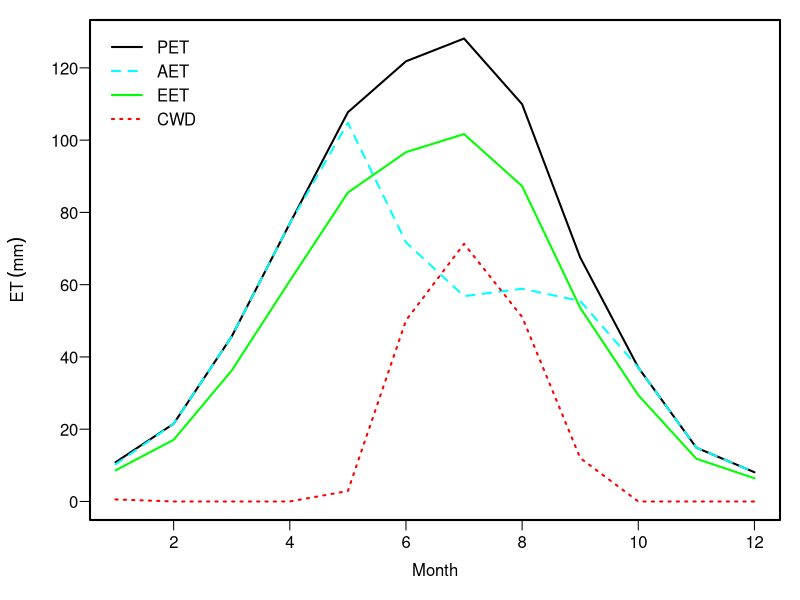
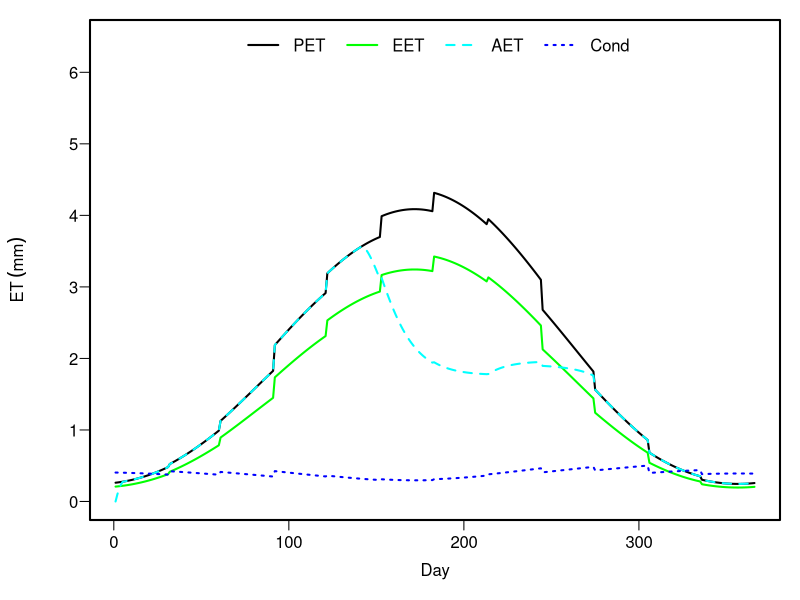
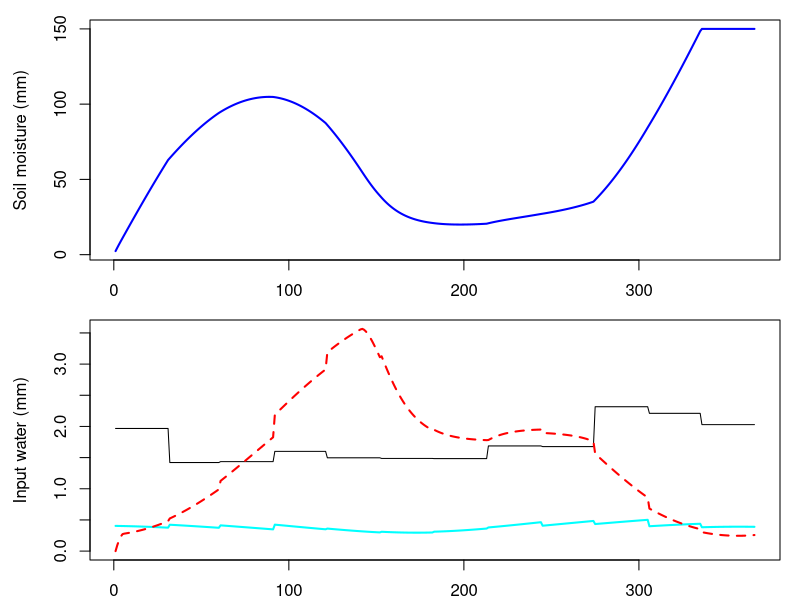

These figures' R source, in order:
# R-Studio 0.98
#
# stash.R
#
# written by Tyler W. Davis
# Imperial College London
#
# last updated: 2015-01-13
#
# ~~~~~~~~~~~~
# description:
# ~~~~~~~~~~~~
# This script runs the STASH 2.0 code for point-based data.
#
# ~~~~~~~~~~
# changelog:
# ~~~~~~~~~~
# 01. updated values and references for ka and kR [14.10.31]
# 02. fixed Cooper's and Spencer's declination angle equations [14.11.25]
# 03. replaced simplified_kepler with full_kepler method [14.11.25]
# 04. added berger_tls function [15.01.13]
# 05. reduced list of constants [15.01.13]
# 06. updated evap function (similar to stash.py EVAP class) [15.01.13]
# 07. updated monthly and daily results & process [15.01.13]
# 08. updated plots of results [15.01.13]
#
# \\\\\\\\\\\\\\\\\\\\\\\\\\\\\\\\\\\\\\\\\\\\\\\\\\\\\\\\\\\\\\\\\\\\\\\\\\\\\
#### Define functions #########################################################
# /////////////////////////////////////////////////////////////////////////////

# ************************************************************************
# * Name: evap
# *
# * Input: double, latitude, degrees (lat)
# *        double, day of year (n)
# *        double, elevation (elv)  *optional
# *        double, year (y)         *optional
# *        double, fraction of sunshine hours (sf)        *optional
# *        double, mean daily air temperature, deg C (tc) *optional
# *        double, evaporative supply rate, mm/hr (sw)    *optional
# *
# * Return: list object (et.srad)
# *         $nu_deg ............ true anomaly, degrees
# *         $lambda_deg ........ true longitude, degrees
# *         $dr ................ distance factor, unitless
# *         $delta_deg ......... declination angle, degrees
# *         $hs_deg ............ sunset angle, degrees
# *         $ra_j.m2 ........... daily extraterrestrial radiation, J/m^2
# *         $tau ............... atmospheric transmittivity, unitless
# *         $ppfd_mol.m2 ....... daily PPFD, mol/m^2
# *         $hn_deg ............ net radiation hour angle, degrees
# *         $rn_j.m2 ........... daily net radiation, J/m^2
# *         $rnn_j.m2 .......... daily nighttime net radiation, J/m^2
# *         $econ_m3.j ......... water to energy conversion, m^3/J
# *         $cond_mm ........... daily condensation, mm
# *         $eet_mm ............ daily equilibrium ET, mm
# *         $pet_mm ............ daily potential ET, mm
# *         $hi_deg ............ intersection hour angle, degrees
# *         $aet_mm ............ daily actual ET, mm
# *
# * Features: This function calculates daily evaporation rates.
# *
# *           Depends on:
# *           - kalb_sw ........ shortwave albedo
# *           - kalb_vis ....... visible light albedo
# *           - kb ............. empirical constant for longwave rad
# *           - kc ............. empirical constant for shortwave rad
# *           - kd ............. empirical constant for shortwave rad
# *           - ke ............. eccentricity
# *           - keps ........... obliquity
# *           - kfFEC .......... from-flux-to-energy conversion, umol/J
# *           - kGsc ........... solar constant
# *           - kw ............. entrainment factor for PET
# *           - berger_tls() ... calc true anomaly and longitude
# *           - dcos() ......... cos(x*pi/180), where x is in degrees
# *           - dsin() ......... sin(x*pi/180), where x is in degrees
# *           - density_h2o() .. density of water
# *           - elv2pres() ..... elevation dependent atm. pressure
# *           - enthalpy_vap() . latent heat of vaporization
# *           - julian_day() ... date to julian day
# *           - psychro() ...... psychrometric constant
# *           - sat_slope() .... slope of sat. pressure temp curve
# *
# * Ref's:
# * Allen, R.G. (1996), Assessing integrity of weather data for reference
# *   evapotranspiration estimation, Journal of Irrigation and Drainage
# *   Engineering, vol. 122, pp. 97--106.
# * Allen, R.G., L.S. Pereira, D. Raes, M. Smith (1998), 'Meteorological 
# *   data,' Crop evapotranspiration - Guidelines for computing crop water 
# *   requirements - FAO Irrigation and drainage paper 56, Food and 
# *   Agriculture Organization of the United Nations, Available:
# *   http://www.fao.org/docrep/x0490e/x0490e07.htm
# * Berger, A.L. (1978), Long-term variations of daily insolation and 
# *   quarternary climatic changes, Journal of Atmospheric Sciences, 
# *   vol. 35, pp. 2362--2367.
# * Berger, A.L., M.F. Loutre, and C. Tricot (1993), Insolation and 
# *   Earth's orbital periods, J. Geophys. Res., 98, 10341--10362.
# * Duffie, J. A. and W. A. Beckman (1991). Solar engineering of thermal 
# *   processes. 4th ed. New Jersey: John Wiley and Sons
# * Federer (1982), Transpirational supply and demand: plant, soil, and 
# *   atmospheric effects evaluated by simulation, Water Resources 
# *   Research, vol. 18, no. 2, pp. 355--362.
# * Ge, S., R.G. Smith, C.P. Jacovides, M.G. Kramer, R.I. Carruthers 
# *   (2011), Dynamics of photosynthetic photon flux density (PPFD) and 
# *   estimates in coastal northern California, Theoretical and Applied 
# *   Climatology, vol. 105, pp. 107--118.
# * Henderson-Sellers, B. (1984), A new formula for latent heat of
# *   vaporization of water as a function of temperature, Quarterly
# *   Journal of the Royal Meteorological Society 110, pp. 1186–1190
# * Linacre (1968), Estimating the net-radiation flux, Agricultural 
# *   Meteorology, vol. 5, pp. 49--63.
# * Prentice, I.C., M.T. Sykes, W. Cramer (1993), A simulation model for 
# *   the transient effects of climate change on forest landscapes, 
# *   Ecological Modelling, vol. 65, pp. 51--70.
# * Priestley, C.H.B. and R.J. Taylor (1972), On the assessment of surface 
# *   heat flux and evaporation using large-scale parameters, Monthly  
# *   Weather Review, vol. 100 (2), pp. 81--92.
# * Spencer, J. W. (1971). “Fourier series representation of the position 
# *   of the sun”. In: Search 2, p. 172.
# * Stine, W. B. and M. Geyer (2001). “Power from the Sun”. In: Available 
# *   online: http://www.powerfromthesun.net/Book/chapter03/chapter03.
# * Wetherald, R.T., S. Manabe (1972), Response to joint ocean-atmosphere 
# *   model to the seasonal variation of the solar radiation, Monthly 
# *   Weather Review, vol. 100 (1), pp. 42--59.
# * Woolf, H. M. (1968). On the computation of solar evaluation angles 
# *   and the determination of sunrise and sunset times. Tech. rep. 
# *   NASA-TM-X-164. National Aeronautics and Space Administration (NASA).
# *
# ************************************************************************
evap <- function(lat, n, elv=0, y=0, sf=1, tc=23.0, sw=1.0){
  # ~~~~~~~~~~~~~~~~~~~~~~~~~ FUNCTION WARNINGS ~~~~~~~~~~~~~~~~~~~~~~~~~~~~ #
  if (lat > 90 || lat < -90){
    stop("Warning: Latitude outside range of validity (-90 to 90)!")
  }
  if (n < 1 || n > 366){
    stop("Warning: Day outside range of validity (1 to 366)!")
  }
  #
  # ~~~~~~~~~~~~~~~~~~~~~~~~~ FUNCTION VARIABLES ~~~~~~~~~~~~~~~~~~~~~~~~~~~~ #
  et.srad <- list()
  #
  # ~~~~~~~~~~~~~~~~~~~~~~~~~~~~~~~~~~~~~~~~~~~~~~~~~~~~~~~~~~~~~~~~~~~~~~~~~~~
  # 01. Calculate the number of days in yeark (kN), days
  # ~~~~~~~~~~~~~~~~~~~~~~~~~~~~~~~~~~~~~~~~~~~~~~~~~~~~~~~~~~~~~~~~~~~~~~~~~~~
  if (y == 0){
    kN = 365
  } else {
    kN = (julian_day(y+1, 1, 1) - julian_day(y, 1, 1))
  }
  #
  # ~~~~~~~~~~~~~~~~~~~~~~~~~~~~~~~~~~~~~~~~~~~~~~~~~~~~~~~~~~~~~~~~~~~~~~~~~~~
  # 02. Calculate heliocentric longitudes (nu and lambda), degrees
  # ~~~~~~~~~~~~~~~~~~~~~~~~~~~~~~~~~~~~~~~~~~~~~~~~~~~~~~~~~~~~~~~~~~~~~~~~~~~
  my_helio <- berger_tls(n, kN)
  my_nu <- my_helio[1]
  my_lambda <- my_helio[2]
  #
  et.srad$nu_deg <- my_nu
  et.srad$lambda_deg <- my_lambda
  #
  # ~~~~~~~~~~~~~~~~~~~~~~~~~~~~~~~~~~~~~~~~~~~~~~~~~~~~~~~~~~~~~~~~~~~~~~~~~~~
  # 03. Calculate distance factor (dr), unitless
  # ~~~~~~~~~~~~~~~~~~~~~~~~~~~~~~~~~~~~~~~~~~~~~~~~~~~~~~~~~~~~~~~~~~~~~~~~~~~
  my_rho <- (1 - ke^2)/(1 + ke*dcos(my_nu))
  dr <- (1/my_rho)^2
  #
  et.srad$dr <- dr
  #
  # ~~~~~~~~~~~~~~~~~~~~~~~~~~~~~~~~~~~~~~~~~~~~~~~~~~~~~~~~~~~~~~~~~~~~~~~~~~~
  # 04. Calculate the declination angle (delta), degrees
  # ~~~~~~~~~~~~~~~~~~~~~~~~~~~~~~~~~~~~~~~~~~~~~~~~~~~~~~~~~~~~~~~~~~~~~~~~~~~
  delta <- asin(dsin(my_lambda)*dsin(keps))
  delta <- delta*(180/pi)
  #
  et.srad$delta_deg <- delta
  #
  # ~~~~~~~~~~~~~~~~~~~~~~~~~~~~~~~~~~~~~~~~~~~~~~~~~~~~~~~~~~~~~~~~~~~~~~~~~~~
  # 05. Calculate variable substitutes (u and v), unitless
  # ~~~~~~~~~~~~~~~~~~~~~~~~~~~~~~~~~~~~~~~~~~~~~~~~~~~~~~~~~~~~~~~~~~~~~~~~~~~
  ru <- dsin(delta)*dsin(lat)
  rv <- dcos(delta)*dcos(lat)
  #
  # ~~~~~~~~~~~~~~~~~~~~~~~~~~~~~~~~~~~~~~~~~~~~~~~~~~~~~~~~~~~~~~~~~~~~~~~~~~~
  # 06. Calculate the sunset hour angle (hs), degrees
  # ~~~~~~~~~~~~~~~~~~~~~~~~~~~~~~~~~~~~~~~~~~~~~~~~~~~~~~~~~~~~~~~~~~~~~~~~~~~
  # Note: u/v == tan(delta)*tan(lat) 
  if (ru/rv >= 1.0){
    hs <- 180  # Polar day (no sunset)
  } else if (ru/rv <= -1.0){ 
    hs <- 0 # Polar night (no sunrise)
  } else {
    hs <- acos(-1.0*ru/rv)
    hs <- hs*(180.0/pi)
  }
  et.srad$hs_deg <- hs
  #
  # ~~~~~~~~~~~~~~~~~~~~~~~~~~~~~~~~~~~~~~~~~~~~~~~~~~~~~~~~~~~~~~~~~~~~~~~~~~~
  # 07. Calculate daily extraterrestrial radiation (ra_d), J/m^2
  # ~~~~~~~~~~~~~~~~~~~~~~~~~~~~~~~~~~~~~~~~~~~~~~~~~~~~~~~~~~~~~~~~~~~~~~~~~~~
  # ref: Eq. 1.10.3, Duffy & Beckman (1993)
  ra_d <- (86400.0/pi)*kGsc*dr*(ru*(pi/180)*hs + rv*dsin(hs))
  et.srad$ra_j.m2 <- ra_d
  #
  # ~~~~~~~~~~~~~~~~~~~~~~~~~~~~~~~~~~~~~~~~~~~~~~~~~~~~~~~~~~~~~~~~~~~~~~~~~~~
  # 08. Calculate transmittivity (tau), unitless
  # ~~~~~~~~~~~~~~~~~~~~~~~~~~~~~~~~~~~~~~~~~~~~~~~~~~~~~~~~~~~~~~~~~~~~~~~~~~~
  # ref:  Eq. 11, Linacre (1968): tau_o
  #       Eq. 2, Allen (1996): tau
  tau_o <- (kc + kd*sf)
  tau <- tau_o*(1 + (2.67e-5)*elv)
  #
  et.srad$tau <- tau
  #
  # ~~~~~~~~~~~~~~~~~~~~~~~~~~~~~~~~~~~~~~~~~~~~~~~~~~~~~~~~~~~~~~~~~~~~~~~~~~~
  # 09. Calculate daily PPFD (ppfd_d), mol/m^2
  # ~~~~~~~~~~~~~~~~~~~~~~~~~~~~~~~~~~~~~~~~~~~~~~~~~~~~~~~~~~~~~~~~~~~~~~~~~~~
  ppfd_d <- (1.0e-6)*kfFEC*(1 - kalb_vis)*tau*ra_d
  et.srad$ppfd_mol.m2 <- ppfd_d
  #
  # ~~~~~~~~~~~~~~~~~~~~~~~~~~~~~~~~~~~~~~~~~~~~~~~~~~~~~~~~~~~~~~~~~~~~~~~~~~~
  # 10. Estimate net longwave radiation (rnl), W/m^2
  # ~~~~~~~~~~~~~~~~~~~~~~~~~~~~~~~~~~~~~~~~~~~~~~~~~~~~~~~~~~~~~~~~~~~~~~~~~~~
  rnl <- (kb + (1.0 - kb)*sf)*(kA - tc)
  #
  # ~~~~~~~~~~~~~~~~~~~~~~~~~~~~~~~~~~~~~~~~~~~~~~~~~~~~~~~~~~~~~~~~~~~~~~~~~~~
  # 11. Calculate variable substitue (rw), W/m^2
  # ~~~~~~~~~~~~~~~~~~~~~~~~~~~~~~~~~~~~~~~~~~~~~~~~~~~~~~~~~~~~~~~~~~~~~~~~~~~
  rw <- (1 - kalb_sw)*tau*kGsc*dr
  #
  # ~~~~~~~~~~~~~~~~~~~~~~~~~~~~~~~~~~~~~~~~~~~~~~~~~~~~~~~~~~~~~~~~~~~~~~~~~~~
  # 12. Calculate net radiation cross-over angle (hn), degrees
  # ~~~~~~~~~~~~~~~~~~~~~~~~~~~~~~~~~~~~~~~~~~~~~~~~~~~~~~~~~~~~~~~~~~~~~~~~~~~
  if ((rnl - rw*ru)/(rw*rv) >= 1.0){
    hn <- 0  # Net radiation is negative all day
  } else if ((rnl - rw*ru)/(rw*rv) <= -1.0){ 
    hn <- 180 # Net radiation is positive all day
  } else {
    hn <- acos((rnl - rw*ru)/(rw*rv))
    hn <- hn*(180/pi)
  }
  et.srad$hn_deg <- hn
  #
  # ~~~~~~~~~~~~~~~~~~~~~~~~~~~~~~~~~~~~~~~~~~~~~~~~~~~~~~~~~~~~~~~~~~~~~~~~~~~
  # 13. Calculate daytime net radiation (rn_d), J/m^2
  # ~~~~~~~~~~~~~~~~~~~~~~~~~~~~~~~~~~~~~~~~~~~~~~~~~~~~~~~~~~~~~~~~~~~~~~~~~~~
  rn_d <- (86400.0/pi)*(hn*(pi/180)*(rw*ru - rnl) + rw*rv*dsin(hn))
  et.srad$rn_j.m2 <- rn_d
  #
  # ~~~~~~~~~~~~~~~~~~~~~~~~~~~~~~~~~~~~~~~~~~~~~~~~~~~~~~~~~~~~~~~~~~~~~~~~~~~
  # 14. Calculate nighttime net radiation (rnn_d), J/m^2
  # ~~~~~~~~~~~~~~~~~~~~~~~~~~~~~~~~~~~~~~~~~~~~~~~~~~~~~~~~~~~~~~~~~~~~~~~~~~~
  rnn_d <- (86400.0/pi)*(
    rw*ru*(hs - hn)*(pi/180) + rw*rv*(dsin(hs) - dsin(hn)) + 
      rnl*(pi - 2*hs*(pi/180) + hn*(pi/180))
  )
  et.srad$rnn_j.m2 <- rnn_d
  #
  # ~~~~~~~~~~~~~~~~~~~~~~~~~~~~~~~~~~~~~~~~~~~~~~~~~~~~~~~~~~~~~~~~~~~~~~~~~~~
  # 15. Calculate water-to-energy conversion (econ), m^3/J
  # ~~~~~~~~~~~~~~~~~~~~~~~~~~~~~~~~~~~~~~~~~~~~~~~~~~~~~~~~~~~~~~~~~~~~~~~~~~~
  # Slope of saturation vap press temp curve, Pa/K
  s <- sat_slope(tc)
  # Enthalpy of vaporization, J/kg
  lv <- enthalpy_vap(tc)
  # Density of water, kg/m^3
  pw <- density_h2o(tc, elv2pres(elv))
  # Psychrometric constant, Pa/K
  g <- psychro(tc, elv2pres(elv))
  #
  econ <- s/(lv*pw*(s + g))
  et.srad$econ_m3.j <- econ
  #
  # ~~~~~~~~~~~~~~~~~~~~~~~~~~~~~~~~~~~~~~~~~~~~~~~~~~~~~~~~~~~~~~~~~~~~~~~~~~~
  # 16. Calculate daily condensation (wc), mm
  # ~~~~~~~~~~~~~~~~~~~~~~~~~~~~~~~~~~~~~~~~~~~~~~~~~~~~~~~~~~~~~~~~~~~~~~~~~~~
  wc <- (1e3)*econ*abs(rnn_d)
  et.srad$cond_mm <- wc
  #
  # ~~~~~~~~~~~~~~~~~~~~~~~~~~~~~~~~~~~~~~~~~~~~~~~~~~~~~~~~~~~~~~~~~~~~~~~~~~~
  # 17. Estimate daily equilibrium evapotranspiration (eet_d), mm
  # ~~~~~~~~~~~~~~~~~~~~~~~~~~~~~~~~~~~~~~~~~~~~~~~~~~~~~~~~~~~~~~~~~~~~~~~~~~~
  eet_d <- (1e3)*econ*rn_d
  et.srad$eet_mm <- eet_d
  #
  # ~~~~~~~~~~~~~~~~~~~~~~~~~~~~~~~~~~~~~~~~~~~~~~~~~~~~~~~~~~~~~~~~~~~~~~~~~~~
  # 18. Estimate daily potential evapotranspiration (pet_d), mm
  # ~~~~~~~~~~~~~~~~~~~~~~~~~~~~~~~~~~~~~~~~~~~~~~~~~~~~~~~~~~~~~~~~~~~~~~~~~~~
  pet_d <- (1.0 + kw)*eet_d
  et.srad$pet_mm <- pet_d
  #
  # ~~~~~~~~~~~~~~~~~~~~~~~~~~~~~~~~~~~~~~~~~~~~~~~~~~~~~~~~~~~~~~~~~~~~~~~~~~~
  # 19. Calculate variable substitute (rx), (mm/hr)/(W/m^2)
  # ~~~~~~~~~~~~~~~~~~~~~~~~~~~~~~~~~~~~~~~~~~~~~~~~~~~~~~~~~~~~~~~~~~~~~~~~~~~
  rx <- (3.6e6)*(1.0 + kw)*econ
  #
  # ~~~~~~~~~~~~~~~~~~~~~~~~~~~~~~~~~~~~~~~~~~~~~~~~~~~~~~~~~~~~~~~~~~~~~~~~~~~
  # 20. Calculate the intersection hour angle (hi), degrees
  # ~~~~~~~~~~~~~~~~~~~~~~~~~~~~~~~~~~~~~~~~~~~~~~~~~~~~~~~~~~~~~~~~~~~~~~~~~~~
  cos_hi <- sw/(rw*rv*rx) + rnl/(rw*rv) - ru/rv
  if (cos_hi >= 1.0){
    hi <- 0.0       # supply exceeds demand
  } else if (cos_hi <= -1.0){
    hi <- 180.0     # supply limits demand everywhere
  } else {
    hi <- acos(cos_hi)
    hi <- hi*(180/pi)
  }
  et.srad$hi_deg <- hi
  #
  # ~~~~~~~~~~~~~~~~~~~~~~~~~~~~~~~~~~~~~~~~~~~~~~~~~~~~~~~~~~~~~~~~~~~~~~~~~~~
  # 21. Estimate daily actual evapotranspiration (aet_d), mm
  # ~~~~~~~~~~~~~~~~~~~~~~~~~~~~~~~~~~~~~~~~~~~~~~~~~~~~~~~~~~~~~~~~~~~~~~~~~~~
  aet_d <- (24/pi)*(
    sw*hi*(pi/180) + 
      rx*rw*rv*(dsin(hn) - dsin(hi)) + 
      (rx*rw*ru - rx*rnl)*(hn - hi)*(pi/180)
  )
  #
  et.srad$aet_mm <- aet_d
  #
  # ~~~~~~~~~~~~~~~~~~~~~~~~~~~~ RETURN VALUES ~~~~~~~~~~~~~~~~~~~~~~~~~~~~~~ #
  et.srad
}

# ************************************************************************
# * Name: berger_tls
# *
# * Input: double, day of year (n)
# *        double, days in year (N)
# *
# * Return: numeric list, true anomaly and true longitude
# *
# * Features: Returns true anomaly and true longitude for a given day.
# *
# *           Depends on:
# *           - ke ............. eccentricity of earth's orbit, unitless
# *           - komega ......... longitude of perihelion
# *
# * Ref: Berger, A. L. (1978), Long term variations of daily insolation
# *      and quaternary climatic changes, J. Atmos. Sci., 35, 2362-2367.
# ************************************************************************
berger_tls <- function(n, N){
  # Variable substitutes:
  xee <- ke^2
  xec <- ke^3
  xse <- sqrt(1 - ke^2)
  pir <- pi/180.0
  #
  # Mean longitude for vernal equinox:
  xlam <- (ke/2.0 + xec/8.0)*(1 + xse)*sin(komega*pir) - 
    xee/4.0*(0.5 + xse)*sin(2.0*komega*pir) + 
    xec/8.0*(1.0/3.0 + xse)*sin(3.0*komega*pir)
  xlam <- 2.0*xlam/pir
  #
  # Mean longitude for day of year:
  dlamm <- xlam + (n - 80.0)*(360.0/N)
  #
  # Mean anomaly:
  anm <- dlamm - komega
  ranm <- anm*pir
  #
  # True anomaly (uncorrected):
  ranv <- ranm + (2.0*ke - xec/4.0)*sin(ranm) +
    5.0/4.0*xee*sin(2.0*ranm) + 
    13.0/12.0*xec*sin(3.0*ranm)
  anv <- ranv/pir
  #
  # True longitude:
  my_tls <- anv + komega
  if (my_tls < 0){
    my_tls <- my_tls + 360
  } else if (my_tls > 360) {
    my_tls <- my_tls - 360
  }
  #
  # True anomaly:
  my_nu <- my_tls - komega
  if (my_nu < 0){
    my_nu <- my_nu + 360
  }
  return (c(my_nu, my_tls))
}

# ************************************************************************
# * Name: julian_day
# *
# * Input: double, year (y) 
# *        double, month (m) 
# *        double, day of month (i)
# *
# * Return: double, Julian day
# *
# * Features: This function converts a date in the Gregorian calendar
# *           to a Julian day number (i.e., a method of consecutative 
# *           numbering of days---does not have anything to do with 
# *           the Julian calendar!)
# *
# * Ref: Eq. 7.1 J. Meeus (1991), Chapter 7 "Julian Day", 
# *      Astronomical Algorithms
# ************************************************************************
julian_day <- function(y, m, i){
  if(m <= 2){
    y <- y - 1
    m <- m + 12
  }
  a <- floor(y/100)
  b <- 2 - a + floor(a/4)
  # 
  jde <- floor(365.25*(y + 4716)) + floor(30.6001*(m + 1)) + i + b - 1524.5
  return(jde)
}

# ************************************************************************
# * Name: dcos
# *
# * Input: double (d), angle in degrees
# *
# * Return: double, cosine of angle
# *
# * Features: This function calculates the cosine of an angle (d) given
# *           in degrees.
# *
# * Note: This script is based on the Javascript function written by
# *       C Johnson, Theoretical Physicist, Univ of Chicago
# *
# *       'Equation of Time' URL: http://mb-soft.com/public3/equatime.html
# *       Javascript URL: http://mb-soft.com/believe/txx/astro22.js
# ************************************************************************
dcos <- function(d) {
  cos(d*pi/180)
}

# ************************************************************************
# * Name: dsin
# *
# * Input: double (d), angle in degrees
# *
# * Return: double, sine of angle
# *
# * Features: This function calculates the sine of an angle (d) given
# *           in degrees.
# ************************************************************************
dsin <- function(d) {
  sin(d*pi/180)
}

# ************************************************************************
# * Name: elv2pres
# *
# * Input: double (z), meters
# *
# * Return: double, Pa
# *
# * Features: This function calculates the elevation dependent 
# *           atmospheric pressure, Pa
# *
# *           Depends on:
# *           - kPo ............ base pressure, Pa
# *           - kTo ............ base temperature, C
# *           - kL ............. temperature lapse rate, K/m
# *           - kR ............. universal gas constant, J/mol/K
# *           - kMa ............ molecular weight of dry air, kg/mol
# *           - kG ............. gravity, m/s^2
# *
# * Ref: Cavcar (2000), The International Standard Atmosphere (ISA), 
# *        Anadolu University, Turkey.
# ************************************************************************
elv2pres <- function(z){
  kPo*(1 - kL*z/kTo)^(kG*kMa/(kR*kL))
}

# ************************************************************************
# * Name: sat_slope
# *
# * Input: double (tc), degrees C
# *
# * Return: double, Pa/K
# *
# * Features: This function calculates the temperature-dependent slope of
# *           the saturation pressure temperature curve using the 
# *           methodology presented in the eMast energy.cpp script
# *
# * Ref: Eq. 6, Prentice et al. (1993); 
# *      Eq. 13, Allen et al. (1998)
# ************************************************************************
sat_slope <- function(tc){
  (17.269)*(237.3)*(610.78)*exp(17.269*tc/(237.3 + tc))/(237.3 + tc)^2
}

# ************************************************************************
# * Name: enthalpy_vap
# *
# * Input: double (tc), degrees C
# *
# * Return: double, J/kg
# *
# * Features: This function calculates the temperature-dependent enthalpy
# *           of vaporization (latent heat of vaporization)
# *
# * Ref: Eq. 8, Henderson-Sellers (1984), A new formula for latent heat
# *      of vaporization of water as a function of temperature, Quarterly 
# *      Journal of the Royal Meteorological Society, vol. 110, pp. 1186--
# *      1190.
# ************************************************************************
enthalpy_vap <- function(tc){
  1.91846e6*((tc + 273.15)/(tc + 273.15 - 33.91))^2
}

# ************************************************************************
# * Name: density_h2o
# *
# * Input: double (tc), air temperature, degrees C
# *        double (pa), atm pressure, Pa
# *
# * Return: double, kg/m^3
# *
# * Features: This function calculates the temperature and pressure 
#             dependent density of pure water
# *
# * Ref: Chen, C.T., R.A. Fine, and F.J. Millero (1977), The equation 
#          of state of pure water determined from sound speeds, The 
#          Journal of Chemical Physics 66, 2142; 
#          doi: 10.1063/1.434179
# ************************************************************************
density_h2o <- function(tc, pa){
  # Calculate density of water at 1 atm, g/cm^3
  po <- 0.99983952 + 
    (6.788260e-5)*tc + 
    -(9.08659e-6)*tc*tc +
    (1.022130e-7)*tc*tc*tc + 
    -(1.35439e-9)*tc*tc*tc*tc +
    (1.471150e-11)*tc*tc*tc*tc*tc +
    -(1.11663e-13)*tc*tc*tc*tc*tc*tc + 
    (5.044070e-16)*tc*tc*tc*tc*tc*tc*tc + 
    -(1.00659e-18)*tc*tc*tc*tc*tc*tc*tc*tc
  #
  # Calculate the bulk modulus of water at 1 atm, atm
  ko <- 19652.17 +
    148.1830*tc + 
    -2.29995*tc*tc + 
    0.01281*tc*tc*tc + 
    -(4.91564e-5)*tc*tc*tc*tc + 
    (1.035530e-7)*tc*tc*tc*tc*tc
  #
  # Calculate temperature-dependend coefficients
  ca <- 3.26138 + 
    (5.223e-4)*tc + 
    (1.324e-4)*tc*tc + 
    -(7.655e-7)*tc*tc*tc + 
    (8.584e-10)*tc*tc*tc*tc
  cb <- (7.2061e-5) +
    -(5.8948e-6)*tc + 
    (8.69900e-8)*tc*tc + 
    -(1.0100e-9)*tc*tc*tc + 
    (4.3220e-12)*tc*tc*tc*tc
  #
  #
  # Convert pressure to bar (1 bar = 100000 Pa)
  pbar <- (1e-5)*pa
  #
  pw <- (1e3)*po*(ko + ca*pbar + cb*pbar^2)/(ko + ca*pbar + cb*pbar^2 - pbar)
  return(pw)
}

# ************************************************************************
# * Name: psychro
# *
# * Input: double (tc), air temperature, degrees C
# *        double (pa), atm pressure, Pa
# *
# * Return: double, Pa/K
# *
# * Features: This function calculates the temperature and pressure 
# *           dependent psychrometric constant
# *
# *           Depends on:
# *           - enthalpy_vap() . calculates latent heat of vaporization
# *
# * Ref: Temperature dependency of psychrometric constant (Eq. 8):
# *      Allen, R.G., L.S. Pereira, D. Raes, M. Smith (1998), 
# *        'Meteorological data,' Crop evapotranspiration - Guidelines 
# *        for computing crop water requirements - FAO Irrigation and 
# *        drainage paper 56, Food and Agriculture Organization of the 
# *        United Nations, Available: 
# *        http://www.fao.org/docrep/x0490e/x0490e07.htm
# *
# *     Pressure dependency of psychrometric constant (i.e., Cp):
# *     Tsilingris (2008), Thermophysical and transport properties of 
# *       humid air at temperature range between 0 and 100 °C, Energy 
# *       Conversion and Management, vol. 49, pp. 1098--1110.
# ************************************************************************
psychro <- function(tc, pa){
  # Calculate the specific heat capacity of water, J/kg/K
  cp <- 1.0045714270 +
    (2.050632750e-3)*tc -
    (1.631537093e-4)*tc*tc +
    (6.212300300e-6)*tc*tc*tc -
    (8.830478888e-8)*tc*tc*tc*tc +
    (5.071307038e-10)*tc*tc*tc*tc*tc
  cp <- (1e3)*cp
  #
  # # Calculate latent heat of vaporization, J/kg
  lv <- enthalpy_vap(tc)
  # 
  # # Calculate psychrometric constant, Pa/K
  return(cp*kMa*pa/(kMv*lv))
}

# \\\\\\\\\\\\\\\\\\\\\\\\\\\\\\\\\\\\\\\\\\\\\\\\\\\\\\\\\\\\\\\\\\\\\\\\\\\\\
#### Define constants #########################################################
# /////////////////////////////////////////////////////////////////////////////
# NOTE: orbital parameters: eccentricity, obliquity, and longitude of the 
# perihelion, are assumed constant while they infact vary slightly over time.
# There are methods for their calculation (e.g., Meeus, 1991). Eccentricity 
# varies 0.005--0.072 and is decreasing at rate of 0.00004 per century. 
# Obliquity varies 22.1--24.5 degrees with a period of ~41000 years.
# 
kA <- 107             # constant for Rl (Monteith & Unsworth, 1990)
kalb_sw <- 0.17       # shortwave albedo (Federer, 1968)
kalb_vis <- 0.03      # visible light albedo (Sellers, 1985)
kb <- 0.20            # constant for Rl (Linacre, 1968; Kramer, 1957)
kc <- 0.25            # constant for Rs (Linacre, 1968)
kCw <- 1.05           # supply constant, mm/hr (Federer, 1982)
kd <- 0.50            # constant for Rs (Linacre, 1968)
ke <- 0.01670         # eccentricity of earth's orbit, 2000CE (Berger 1978)
keps <- 23.44         # obliquity of earth's elliptic, 2000CE (Berger 1978)
kfFEC <- 2.04         # from-flux-to-energy, umol/J (Meek et al., 1984)
kG <- 9.80665         # gravitational acceleration, m/s^2 (Allen, 1973)
kGsc <- 1360.8        # solar constant, W/m^2 (Kopp & Lean, 2011)
kL <- 0.0065          # adiabatic lapse rate, K/m (Cavcar, 2000)
kMa <- 0.028963       # molecular weight of dry air, kg/mol (Tsilingiris, 2008)
kMv <- 0.01802        # mol. weight of water vapor, kg/mol (Tsilingiris, 2008)
komega <- 283         # lon. of perihelion, degrees, 2000CE (Berger, 1978)
kSecInDay <- 86400    # number of seconds in a day
kPo <- 101325         # standard atmosphere, Pa (Allen, 1973)
kR <- 8.3143          # universal gas constant, J/mol/K (Allen, 1973)
kTo <- 298.15         # base temperature (25 deg C), K (I.C. Prentice)
kWm <- 150            # soil moisture capacity, mm (Cramer-Prentice, 1988)
kw <- 0.26            # PET entrainment, (1+kw)*EET (Priestley-Taylor, 1972)

# \\\\\\\\\\\\\\\\\\\\\\\\\\\\\\\\\\\\\\\\\\\\\\\\\\\\\\\\\\\\\\\\\\\\\\\\\\\\\
#### STASH 2.0 ################################################################
# /////////////////////////////////////////////////////////////////////////////
if (0){
  my_evap <- evap(-0.641, 51.4, 172, 74, 2001, 0.43, 17.3, 0.5)
}

# Define constants:
my_lon <- -0.641
my_lat <- 51.4
my_elv <- 74

# Average Climate Data, Met Office (Ascot Racecourse)
# [http://www.metoffice.gov.uk/public/weather/climate/gcps2xe58]
# * total sunshine hours from Doorenbos & Pruitt (1977), Table 3
#   $fsun, unitless
#   $tair, deg C
#   $pre, mm
DATA <- matrix(nrow=12, ncol=3)
DATA <- as.data.frame(DATA)
names(DATA) <- c('fsun', 'tair', 'pre')
DATA$fsun <- c(0.21, 0.27, 0.30, 0.40, 0.39, 0.39, 0.40, 0.43, 0.36, 0.32, 0.23, 0.19)
DATA$tair <- c(4.80, 4.85, 7.10, 9.10, 12.4, 15.3, 17.6, 17.3, 14.6, 11.2, 7.55, 5.05)
DATA$pre  <- c(61.0, 41.2, 44.5, 48.0, 46.4, 44.6, 46.0, 52.3, 50.3, 71.8, 66.3, 62.9)

# Initialize daily results:
daily_totals <- matrix(data=rep(0, 3660), nrow=366, ncol=10)
daily_totals <- as.data.frame(daily_totals)
names(daily_totals) <- c('ho',   # daily solar irradiation, J/m2 
                         'hn',   # daily net radiation, J/m2
                         'qn',   # daily PPFD, mol/m2
                         'cn',   # daily condensation, mm
                         'wn',   # daily soil moisture, mm
                         'pn',   # daily precipitation, mm
                         'ro',   # daily runoff, mm
                         'eq_n', # daily equilibrium ET, mm
                         'ep_n', # daily potential ET, mm
                         'ea_n') # daily actual ET, mm

# Initialize monthly results:
monthly_totals <- matrix(data=rep(0, 72), nrow=12, ncol=6)
monthly_totals <- as.data.frame(monthly_totals)
names(monthly_totals) <- c("eq_m",  # monthly equilibrium ET, mm 
                           "ep_m",  # monthly potential ET, mm
                           "ea_m",  # monthly actual ET, mm 
                           "cpa",   # Cramer-Prentice alpha, unitless 
                           "cwd",   # climatic water deficit, mm 
                           "q_m")   # monthly PPFD, mol/m2

# Calculate days in the year
y <- 2000
ny <- julian_day(y+1, 1, 1) - julian_day(y, 1, 1)

# monthly:
all_months <- seq(from=1, to=12, by=1)
monthly_totals <- monthly_totals*0
for (m in all_months){
  # Calculate days of current month:
  nm <- julian_day(y, m+1, 1) - julian_day(y, m, 1)
  #
  # daily:
  for (i in seq(from=1, to=nm, by=1)){
    # Calculate day of year:
    n <- julian_day(y, m, i) - julian_day(y, 1 , 1) + 1
    #
    # Calculate evaporative supply (mm/hr)
    # * based on yesterday's available soil moisture
    #   ref: Federer (1982); Eq. 4, Prentice et al. (1993)
    idx <- (n - 1)
    if (idx < 1){
      idx <- ny
    }
    sw <- kCw*daily_totals$wn[idx]/kWm
    #
    # Compute daily radiation and evaporations values:
    ET <- evap(my_lat, n, my_elv, y, DATA$fsun[m], DATA$tair[m], sw)
    #
    # Calculate daily precip:
    daily_totals$pn[n] <- DATA$pre[m]/nm
    #
    # Update daily soil moisture:
    daily_totals$wn[n] <- daily_totals$wn[idx] + daily_totals$pn[n] + ET$cond_mm - ET$aet_mm
    #
    if (daily_totals$wn[n] > kWm){
      # Bucket is full:
      # - set soil moisture to capacity
      # - add remaining water to runoff
      daily_totals$ro[n] <- daily_totals$wn[n] - kWm
      daily_totals$wn[n] <- kWm
    } else if (daily_totals$wn[n] < 0){
      # Bucket is empty:
      # - set runoff and soil moisture equal to zero
      daily_totals$ro[n] <- 0
      daily_totals$wn[n] <- 0
    } else{
      daily_totals$ro[n] <- 0
    }
    #
    # Save daily results:
    daily_totals$ho[n] <- ET$ra_j.m2
    daily_totals$hn[n] <- ET$rn_j.m2
    daily_totals$qn[n] <- ET$ppfd_mol.m2
    daily_totals$cn[n] <- ET$cond_mm
    daily_totals$eq_n[n] <- ET$eet_mm
    daily_totals$ep_n[n] <- ET$pet_mm
    daily_totals$ea_n[n] <- ET$aet_mm
    #
    # Update monthly totals:
    monthly_totals$eq_m[m] <- monthly_totals$eq_m[m] + ET$eet_mm
    monthly_totals$ep_m[m] <- monthly_totals$ep_m[m] + ET$pet_mm
    monthly_totals$ea_m[m] <- monthly_totals$ea_m[m] + ET$aet_mm
    monthly_totals$q_m[m] <- monthly_totals$q_m[m] + ET$ppfd_mol.m2
  } # end daily
  monthly_totals$cpa[m] <- monthly_totals$ea_m[m]/monthly_totals$ep_m[m]
  monthly_totals$cwd[m] <- monthly_totals$ep_m[m] - monthly_totals$ea_m[m]
} # end monthly


#### View Results ####
##
## Plot monthly results
##
par(mar=c(4,4.5,1,1))
plot(monthly_totals$ep_m,type='l',lwd=2, col='black',
     ylim=c(0, max(monthly_totals$ep_m)), xlab=NA, ylab=NA, axes=F)
lines(monthly_totals$ea_m, lty=2, lwd=2, col='cyan')
lines(monthly_totals$eq_m, lty=1, lwd=2, col='green')
lines(monthly_totals$cwd, lty=3, lwd=2, col='red')
box(lwd=2)
axis(side=1, las=1, tck=-0.02, labels=NA)
axis(side=1, las=1, lwd=0, line=-0.4)
axis(side=2, las=1, tck=-0.02, labels=NA)
axis(side=2, las=1, lwd=0, line=-0.4)
mtext(side=1, 'Month', line=2)
mtext(side=2, as.expression(ET~(mm)), line=3)
legend('topleft',legend=c("PET", "AET", "EET", "CWD"),
       col=c('black', 'cyan', 'green', 'red'),
       lty=c(1,2,1,3), lwd=c(2,2,2,2), inset=0.01,
       y.intersp=1.2, horiz=FALSE, bty='n')

##
## Plot daily ET results
##
par(mar=c(4,4.5,1,1))
plot(daily_totals$ep_n, type='l', lwd=2, col='black', 
     ylim=c(0,1.5*max(daily_totals$ep_n)),
     xlab=NA, ylab=NA, axes=F)
lines(daily_totals$eq_n, lty=1, lwd=2, col='green')
lines(daily_totals$ea_n, lty=2, lwd=2, col='cyan')
lines(daily_totals$cn, lty=3, lwd=2, col='blue')
box(lwd=2)
axis(side=1, las=1, tck=-0.02, labels=NA)
axis(side=1, las=1, lwd=0, line=-0.4)
axis(side=2, las=1, tck=-0.02, labels=NA)
axis(side=2, las=1, lwd=0, line=-0.4)
mtext(side=1, 'Day', line=2)
mtext(side=2, as.expression(ET~(mm)), line=3)
legend('top',legend=c("PET", "EET", "AET", "Cond"),
       col=c('black', 'green', 'cyan', 'blue'),
       lty=c(1,1,2,3), lwd=c(2,2,2,2), inset=0.01,
       y.intersp=1.0, horiz=TRUE, bty='n')

##
## Plot daily soil moisture
##
par(mar=c(2,4.5,1,1))
par(mfrow=c(2,1))
plot(daily_totals$wn, type='l', lwd=2, col='blue', xlab="", 
     ylab="Soil moisture (mm)")
input_water <- daily_totals$pn + daily_totals$cn - daily_totals$ea_n
plot(daily_totals$pn, type='l', lwd=1, col='black', xlab="", 
     ylab="Input water (mm)",
     ylim=c(0, max(c(daily_totals$pn, daily_totals$cn, daily_totals$ea_n))))
lines(daily_totals$cn, lty=1, lwd=2, col='cyan')
lines(daily_totals$ea_n, lty=2, lwd=2, col='red')
